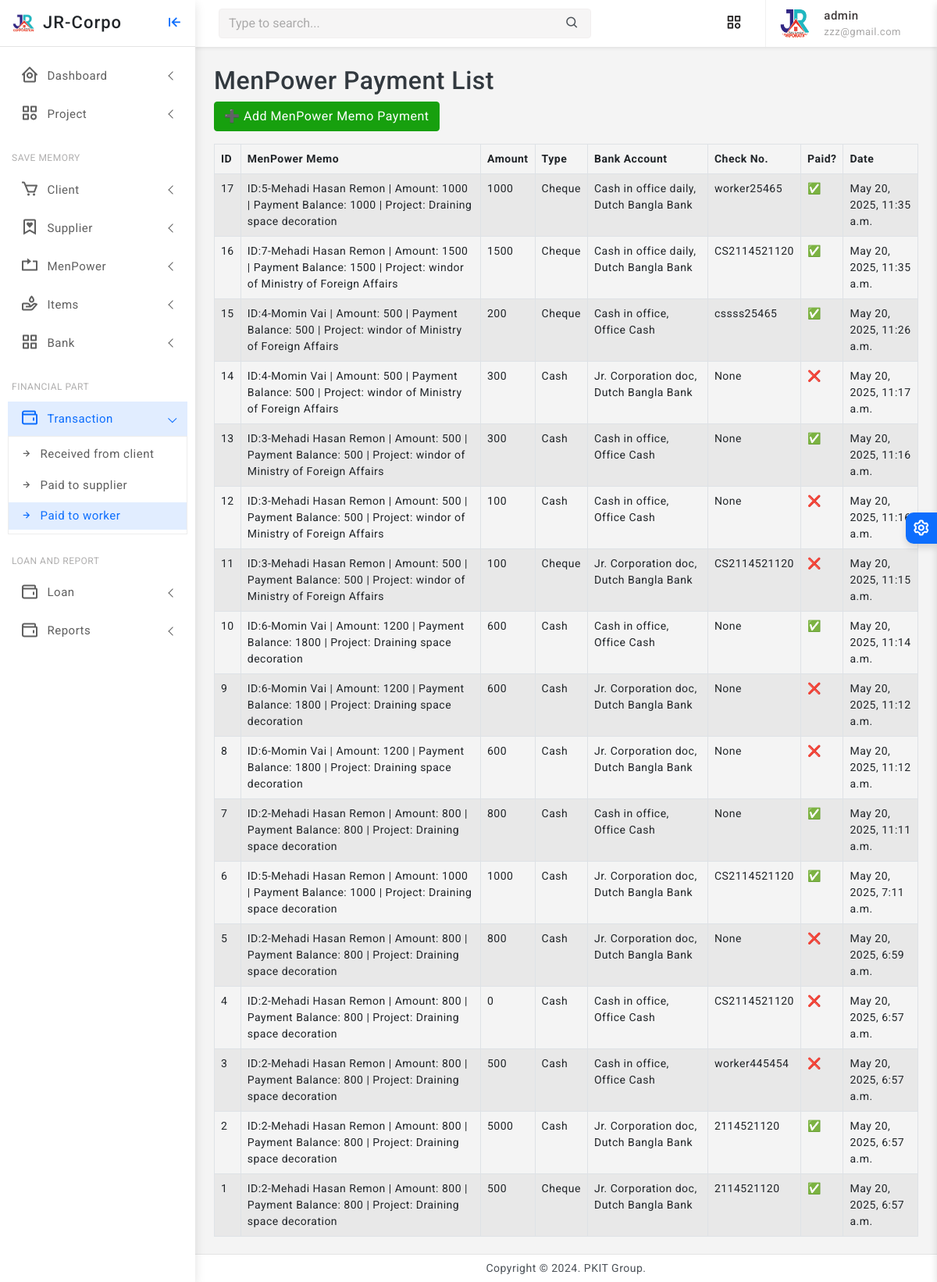
The app's page /menpower-payment/list/ (signed in), older data.
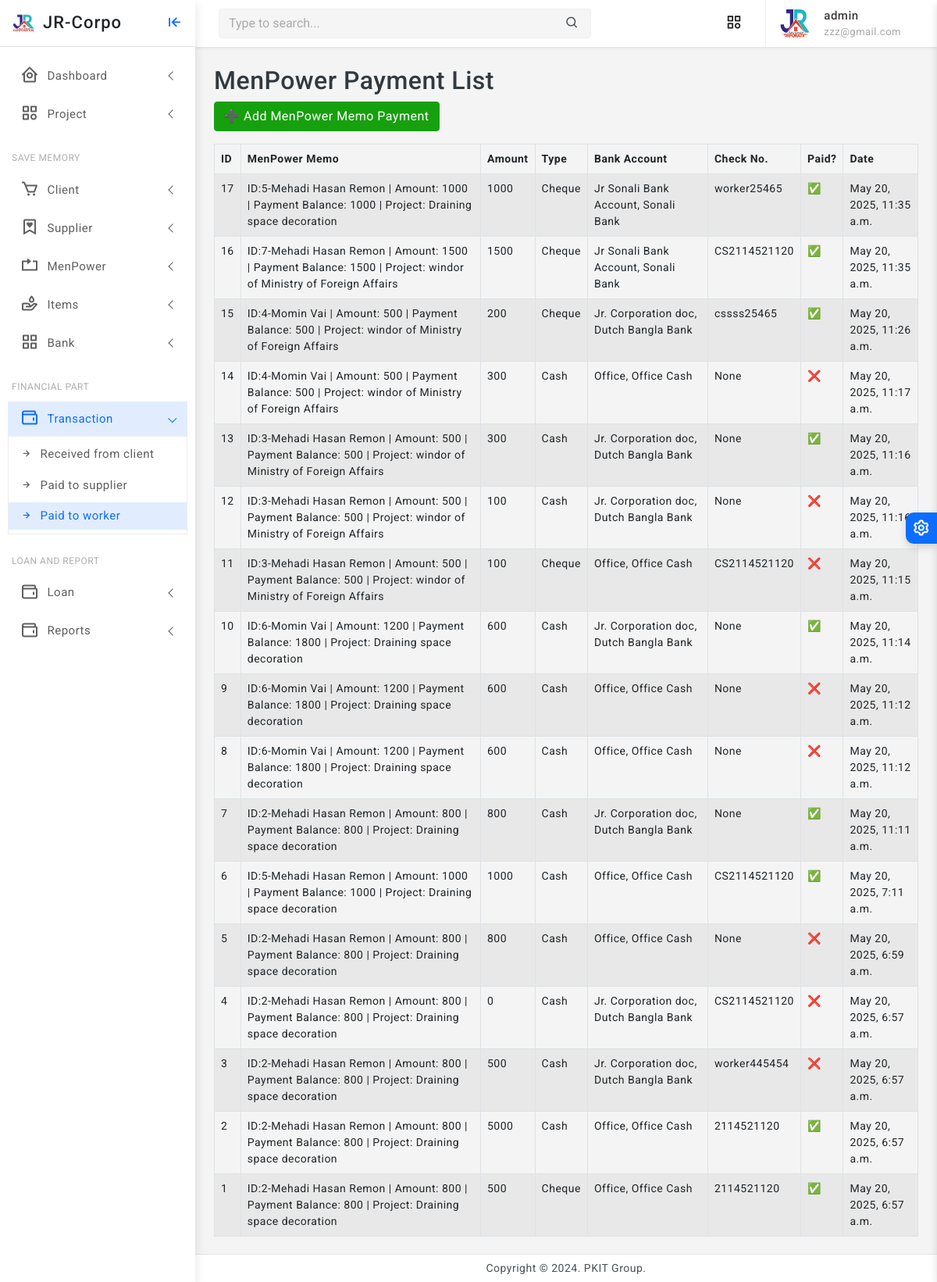
The same page, newer data.
### finance/models.py (models this page shows, shortened)
class MenPowerPayment(models.Model):
    PAYMENT_TYPE_CHOICES = [
        ('CASH', 'Cash'),
        ('CHEQUE', 'Cheque'),
        ('FTGS', 'FTGS'),
        ('OTHER', 'Other'),
    ]
    menpowermemo = models.ForeignKey('core.ManpowerMemo', on_delete=models.CASCADE)
    amount = models.PositiveIntegerField()
    type = models.CharField(max_length=20, choices=PAYMENT_TYPE_CHOICES)
    bank_account = models.ForeignKey('BankAccount', on_delete=models.PROTECT)
    check_number = models.CharField(max_length=100, blank=True, null=True, help_text="Only fill this if payment is not Cash.")
    is_payment_done = models.BooleanField(default=False)
    created_at = models.DateTimeField(auto_now_add=True, blank=True, null=True)

class BankAccount(models.Model):
    ACCOUNT_TYPES = [
        ('CASH', 'Cash'),
        ('BANK', 'Bank Deposit'),
        ('MOBILE', 'Bkash / Nogod / Rocket'),
        ('CHEQUE', 'Cheque'),
    ]
    bank = models.ForeignKey(Bank, on_delete=models.SET_NULL, null=True, blank=True, help_text="Select bank name")
    account_name = models.CharField(max_length=100, help_text="Account holder's name")
    account_number = models.CharField(max_length=50, unique=True)
    account_type = models.CharField(max_length=10, choices=ACCOUNT_TYPES, default='SAVINGS')
    balance = models.PositiveIntegerField(default=0)
    created_at = models.DateTimeField(auto_now_add=True)
    def __str__(self):
        return f"{self.account_name}, {self.bank}"
    class Meta:
        verbose_name = "Bank Account"
        verbose_name_plural = "Bank Accounts"

class Bank(models.Model):
    name = models.CharField(max_length=100)
    def __str__(self):
        return self.name

### core/models.py (models this page shows, shortened)
class ManpowerMemo(models.Model):
    project = models.ForeignKey(Project, on_delete=models.CASCADE, related_name='manpower_memos')
    worker = models.ForeignKey(MenPower, on_delete=models.CASCADE, related_name='memos')
    amount = models.PositiveIntegerField(default=0)
    payment_balance = models.PositiveIntegerField(default=0)
    is_payment_done = models.BooleanField(default=False, null=True, blank=True)
    created_at = models.DateTimeField(auto_now_add=True)
    updated_at = models.DateTimeField(auto_now=True)
    def __str__(self):
        return f"ID:{self.id}-{self.worker} | Amount: {self.amount} | Payment Balance: {self.payment_balance} | Project: {self.project.name}"

class Organization(models.Model):
    name = models.CharField(max_length=255, unique=True)
    location = models.CharField(max_length=255)
    phone = models.CharField(max_length=20)
    logo = models.ImageField(upload_to='media/logos/', blank=True, null=True)
    created_at = models.DateTimeField(auto_now_add=True)
    updated_at = models.DateTimeField(auto_now=True)
    class Meta:
        abstract = True
    def __str__(self):
        return self.name

class MenPower(Organization):
    pass

class Project(models.Model):
    STATUS_CHOICES = [
        ('RUNNING', 'Running'),
        ('TRIAL', 'Trial Period'),
        ('CLOSED', 'Closed'),
        ('OTHER', 'Other'),
    ]
    company = models.ForeignKey(Company, on_delete=models.CASCADE, related_name='projects')
    name = models.CharField(max_length=255)
    location = models.CharField(max_length=255)
    approximate_bill = models.PositiveIntegerField(default=0)
    current_cost = models.PositiveIntegerField(default=0, null=True, blank=True)
    final_bill = models.PositiveIntegerField(default=0, null=True, blank=True)
    current_paid = models.PositiveIntegerField(default=0, null=True, blank=True)
    created_at = models.DateTimeField(auto_now_add=True)
    updated_at = models.DateTimeField(auto_now=True)
    status = models.CharField(max_length=10, null=True, blank=True, choices=STATUS_CHOICES, default='RUNNING')

### finance/views.py (the view)
# urls.py: path('menpower-payment/list/', views.menpower_payment_list, name='menpower_payment_list'),
@staff_required
def menpower_payment_list(request):
    payments = MenPowerPayment.objects.select_related('menpowermemo', 'bank_account').all().order_by('-id')[:150]
    return render(request, 'payment/menpower_payment_list.html', {'payments': payments})

### finance/views.py (called while the page is built)
def staff_required(view_func):
    return user_passes_test(lambda u: u.is_authenticated and u.is_staff)(view_func)

### finance/templates/payment/menpower_payment_list.html
{% extends 'partials/base0.html' %}
{% load static %}
{% block content %}
    <h2>MenPower Payment List</h2>
    <a href="{% url 'create_menpower_payment' %}" class="btn btn-success mb-3">➕ Add MenPower Memo Payment</a>
    <table class="table table-bordered table-striped">
        <thead>
            <tr>
                <th>ID</th>
                <th>MenPower Memo</th>
                <th>Amount</th>
                <th>Type</th>
                <th>Bank Account</th>
                <th>Check No.</th>
                <th>Paid?</th>
                <th>Date</th>
            </tr>
        </thead>
        <tbody>
            {% for payment in payments %}
                <tr>
                    <td>{{ payment.id }}</td>
                    <td>{{ payment.menpowermemo }}</td>
                    <td>{{ payment.amount }}</td>
                    <td>{{ payment.get_type_display }}</td>
                    <td>{{ payment.bank_account }}</td>
                    <td>{{ payment.check_number }}</td>
                    <td>{{ payment.is_payment_done|yesno:"✅,❌" }}</td>
                    <td>{{ payment.created_at|default:"-" }}</td>
                </tr>
            {% empty %}
                <tr>
                    <td colspan="8">No supplier payments found.</td>
                </tr>
            {% endfor %}
        </tbody>
    </table>
{% endblock %}

Row changes from the older to the newer data that the page shows:
changed through a linked row, MenPowerPayment "worker25465": bank_account "Cash in office daily, Dutch Bangla Bank" → "Jr Sonali Bank Account, Sonali Bank"
changed through a linked row, MenPowerPayment id 16: bank_account "Cash in office daily, Dutch Bangla Bank" → "Jr Sonali Bank Account, Sonali Bank"
changed through a linked row, MenPowerPayment "cssss25465": bank_account "Cash in office, Office Cash" → "Jr. Corporation doc, Dutch Bangla Bank"
changed through a linked row, MenPowerPayment "May 20, 2025, 11:17 a.m.": bank_account "Jr. Corporation doc, Dutch Bangla Bank" → "Office, Office Cash"
changed through a linked row, MenPowerPayment id 13: bank_account "Cash in office, Office Cash" → "Jr. Corporation doc, Dutch Bangla Bank"
changed through a linked row, MenPowerPayment id 12: bank_account "Cash in office, Office Cash" → "Jr. Corporation doc, Dutch Bangla Bank"
changed through a linked row, MenPowerPayment "May 20, 2025, 11:15 a.m.": bank_account "Jr. Corporation doc, Dutch Bangla Bank" → "Office, Office Cash"
changed through a linked row, MenPowerPayment "May 20, 2025, 11:14 a.m.": bank_account "Cash in office, Office Cash" → "Jr. Corporation doc, Dutch Bangla Bank"
changed through a linked row, MenPowerPayment id 9: bank_account "Jr. Corporation doc, Dutch Bangla Bank" → "Office, Office Cash"
changed through a linked row, MenPowerPayment id 8: bank_account "Jr. Corporation doc, Dutch Bangla Bank" → "Office, Office Cash"
changed through a linked row, MenPowerPayment "May 20, 2025, 11:11 a.m.": bank_account "Cash in office, Office Cash" → "Jr. Corporation doc, Dutch Bangla Bank"
changed through a linked row, MenPowerPayment "May 20, 2025, 7:11 a.m.": bank_account "Jr. Corporation doc, Dutch Bangla Bank" → "Office, Office Cash"
changed through a linked row, MenPowerPayment "May 20, 2025, 6:59 a.m.": bank_account "Jr. Corporation doc, Dutch Bangla Bank" → "Office, Office Cash"
changed through a linked row, MenPowerPayment id 4: bank_account "Cash in office, Office Cash" → "Jr. Corporation doc, Dutch Bangla Bank"
changed through a linked row, MenPowerPayment "worker445454": bank_account "Cash in office, Office Cash" → "Jr. Corporation doc, Dutch Bangla Bank"
changed through a linked row, MenPowerPayment id 2: bank_account "Jr. Corporation doc, Dutch Bangla Bank" → "Office, Office Cash"
changed through a linked row, MenPowerPayment id 1: bank_account "Jr. Corporation doc, Dutch Bangla Bank" → "Office, Office Cash"
